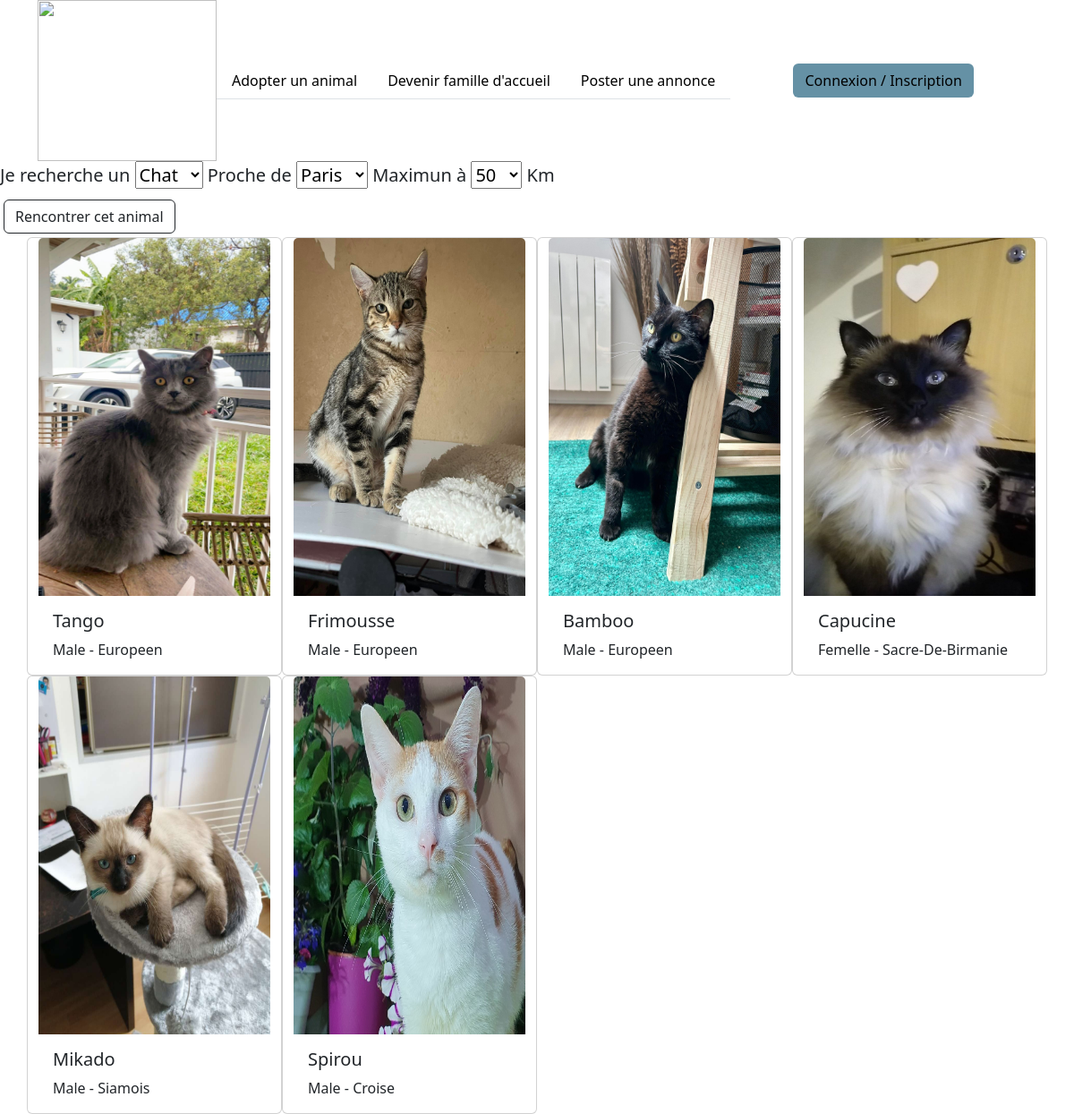
/Users, run on an earlier commit of the app's database.
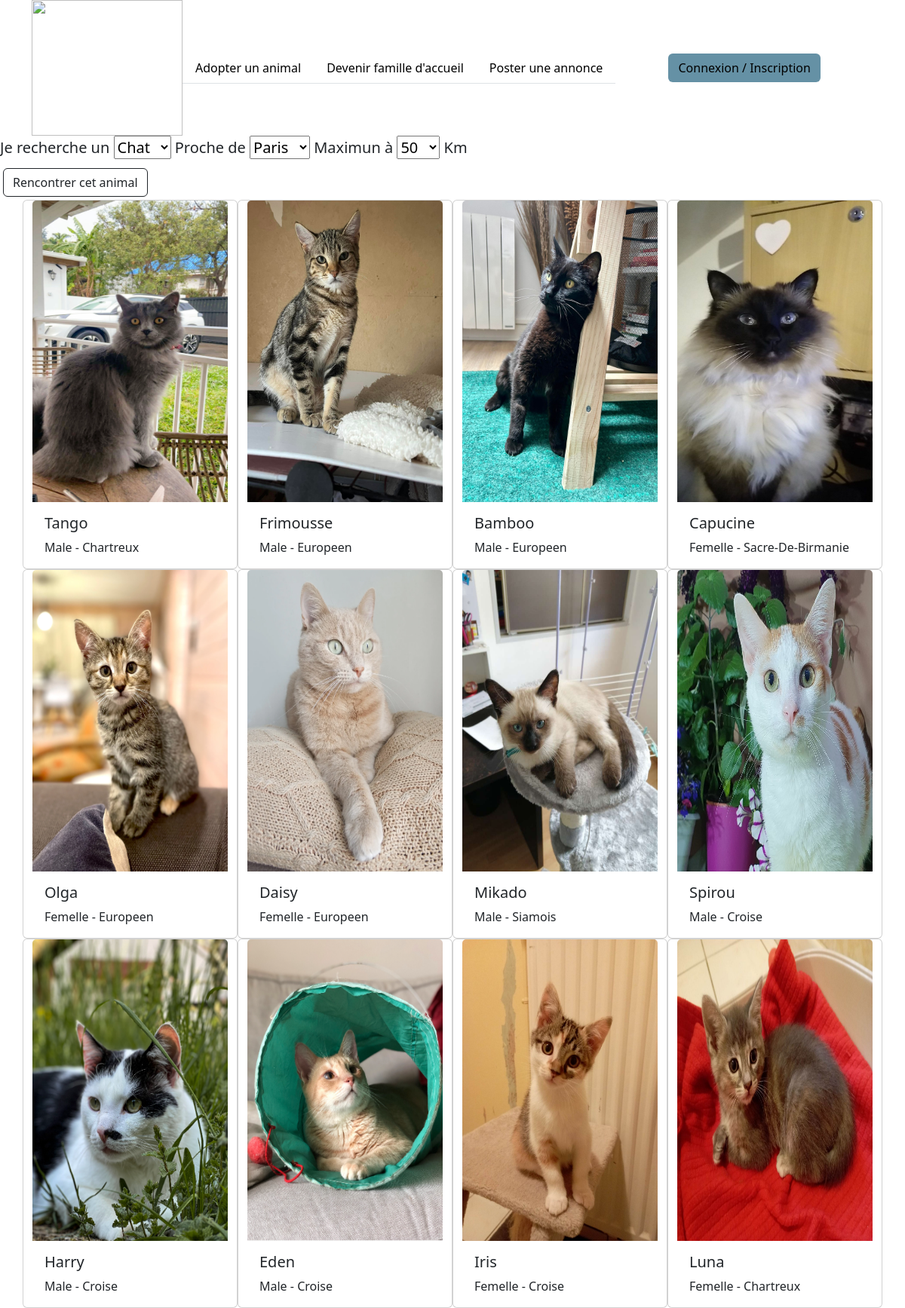
And on a later commit of the database.
### tables this page shows
CREATE TABLE IF NOT EXISTS `annonce` (
  `id` int NOT NULL AUTO_INCREMENT,
  `nom_animal` varchar(255) NOT NULL,
  `puce_animal` varchar(255) NOT NULL,
  `image_chat` varchar(255) NOT NULL,
  `espece_animal` varchar(255) NOT NULL,
  `race_animal` varchar(255) NOT NULL,
  `naissance_animal` varchar(255) NOT NULL,
  `sexe_animal` varchar(255) NOT NULL,
  `lieu_animal` varchar(255) NOT NULL,
  `chiens_radio` varchar(255) NOT NULL DEFAULT 'non',
  `chats_radio` varchar(255) NOT NULL DEFAULT 'non',
  `enfants_radio` varchar(255) NOT NULL DEFAULT 'non',
  `non_radio` varchar(255) NOT NULL DEFAULT 'oui',
  `description_animal` varchar(255) DEFAULT NULL,
  PRIMARY KEY (`id`)
);

### application/controllers/Users.php (called while the page is built, shortened)
<?php
class Users extends CI_Controller
{
    public function index()
    {
        $chat_annonce = $this->User_Model->get_annonce();
        $data['chat_annonce'] = $chat_annonce;
        $this->load->view('espace_animaux/recherche', $data);
    }
}

### index.php (called while the page is built, shortened)
<?php
require_once BASEPATH.'core/CodeIgniter.php';

### application/helpers/session_helper.php (called while the page is built)
<?php
function isConnected()
{
    $CI = get_instance();
    if ($CI->session->userdata('id')) {
        return true;
    } else return false;
}

### application/models/User_Model.php (called while the page is built, shortened)
<?php
class User_Model extends CI_Model
{
    public function get_annonce()
    {
        $this->db->select('*');
        $this->db->from('annonce');
        $query = $this->db->get();
        return $query->result_array();
    }
}

### application/views/espace_animaux/recherche.php (the view, shortened to what this page needs)
<?php
include(APPPATH . "views/include/header.php")
?>
<div class="justify-content-center">
    <h5>Je recherche un
        <select name="list_search" id="list_search" required>
            <option value="chat">Chat</option>
        </select>
        Proche de
        <select name="list_ville" id="list_ville" required>
            <option value="paris">Paris</option>
        </select>
        Maximun à
        <select name="list_km" id="list_km" required>
            <option value="50">50</option>
        </select>
        Km
    </h5>
</div>
</head>
<a class="btn btn-outline-dark m-1" href="<?php
                                            echo base_url("Adopt/adoption") ?>">Rencontrer cet animal
</a>
<div class="container">
    <div class="row">
        <?php
        foreach ($chat_annonce as $chat_annonce) { ?>
            <div class="col-3  card">
                <img class="card-img-top custom-img" src="/adopt-kitty/uploads/annonce/<?= $chat_annonce['image_chat'] ?>" alt="Card image cap">
                <div class="card-body">
                    <h5 class=" card-title"><?=
                                            $chat_annonce['nom_animal']
                                            ?></h5>
                    <p class="text-capitalize card-text"><?=
                                                            $chat_annonce['sexe_animal'] . ' - ' . $chat_annonce['race_animal']
                                                            ?></p>
                </div>
            </div>
        <?php  } ?>
    </div>
</div>
<?php
include(APPPATH . "views/include/footer.php")
?>

### application/views/include/header.php (shortened to what this page needs)
<!DOCTYPE html>
<html lang="fr">
<head>
    <link href="https://cdn.jsdelivr.net/npm/bootstrap@5.3.0/dist/css/bootstrap.min.css" rel="stylesheet">
    <link rel="stylesheet" href="https://cdnjs.cloudflare.com/ajax/libs/font-awesome/4.7.0/css/font-awesome.min.css">
    <link rel="stylesheet" href="/adopt-kitty/assets/css/style.css">
</head>
<body>
    <div class="container">
        <div class="col d-flex justify-content-center align-items-center ">
            <a href="<?= base_url("Users") ?>"><img class="logo" src="/adopt-kitty/assets/img/adopt-kitty-logo" width="200" height="180"></a>
            <ul class="nav nav-tabs">
                <li class="nav-item">
                    <a class="nav-link" href="<?= base_url("Users") ?>">Adopter un animal</a>
                </li>
                <li class="nav-item">
                    <a class="nav-link" href="<?= base_url("Famille/etapes") ?>">Devenir famille d'accueil</a>
                </li>
                <li class="nav-item">
                    <a class="nav-link" href="<?= base_url("Annonce/annonce") ?>">Poster une annonce</a>
                </li>
            </ul>
            <div class="col d-flex flex-column justify-content-center align-items-center ">
                <?php if (isConnected() == false) { ?>
                    <a class="btn custom-btn" href="<?= base_url("Users/accueil") ?>">Connexion / Inscription</a>
        <?php } ?>
        </div>
    </div>
    </div>

### application/views/include/footer.php (shortened to what this page needs)
</body>

### assets/css/style.css (style rules this page uses)
.custom-btn { color: black; background-color: #6591a5; }
.nav-link { color: black; text-decoration: none; }

### application/views/espace_animaux/recherche.php (style rules this page uses)
.custom-img { max-width: 304; height: 400px; }

What changed in the data, as far as the page shows it:
changed annonce "Tango": race_animal "Europeen" → "Chartreux"
added annonce: image_chat (picture), nom_animal "Olga", sexe_animal "Femelle", race_animal "Europeen"
added annonce: image_chat (picture), nom_animal "Daisy", sexe_animal "Femelle", race_animal "Europeen"
added annonce: image_chat (picture), nom_animal "Harry", sexe_animal "Male", race_animal "Croise"
added annonce: image_chat (picture), nom_animal "Eden", sexe_animal "Male", race_animal "Croise"
added annonce: image_chat (picture), nom_animal "Iris", sexe_animal "Femelle", race_animal "Croise"
added annonce: image_chat (picture), nom_animal "Luna", sexe_animal "Femelle", race_animal "Chartreux"
